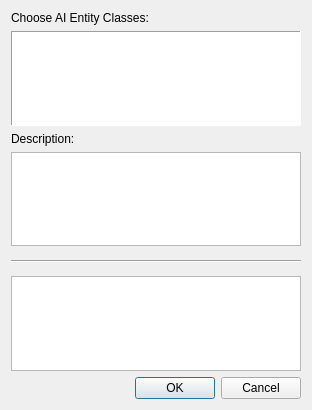
<?xml version="1.0" encoding="UTF-8"?>
<ui version="4.0">
 <class>CAIEntityClassesDialog</class>
 <widget class="QDialog" name="CAIEntityClassesDialog">
  <property name="geometry">
   <rect>
    <x>0</x>
    <y>0</y>
    <width>312</width>
    <height>410</height>
   </rect>
  </property>
  <property name="windowTitle">
   <string>AI Entity Classes</string>
  </property>
  <layout class="QVBoxLayout" name="verticalLayout">
   <item>
    <widget class="QLabel" name="label">
     <property name="text">
      <string>Choose AI Entity Classes:</string>
     </property>
     <property name="alignment">
      <set>Qt::AlignLeading|Qt::AlignLeft|Qt::AlignTop</set>
     </property>
    </widget>
   </item>
   <item>
    <widget class="QListView" name="m_TreeCtrl">
     <property name="frameShape">
      <enum>QFrame::Panel</enum>
     </property>
     <property name="frameShadow">
      <enum>QFrame::Sunken</enum>
     </property>
    </widget>
   </item>
   <item>
    <widget class="QLabel" name="label_2">
     <property name="text">
      <string>Description:</string>
     </property>
     <property name="alignment">
      <set>Qt::AlignLeading|Qt::AlignLeft|Qt::AlignTop</set>
     </property>
    </widget>
   </item>
   <item>
    <widget class="QTextEdit" name="m_description">
     <property name="readOnly">
      <bool>true</bool>
     </property>
    </widget>
   </item>
   <item>
    <widget class="QLabel" name="label_3">
     <property name="frameShape">
      <enum>QFrame::HLine</enum>
     </property>
     <property name="frameShadow">
      <enum>QFrame::Sunken</enum>
     </property>
     <property name="text">
      <string/>
     </property>
     <property name="wordWrap">
      <bool>true</bool>
     </property>
    </widget>
   </item>
   <item>
    <widget class="QTextEdit" name="m_selectionList">
     <property name="alignment">
      <set>Qt::AlignLeading|Qt::AlignLeft|Qt::AlignVCenter</set>
     </property>
     <property name="readOnly">
      <bool>true</bool>
     </property>
    </widget>
   </item>
   <item>
    <widget class="QDialogButtonBox" name="m_buttonBox">
     <property name="standardButtons">
      <set>QDialogButtonBox::Cancel|QDialogButtonBox::Ok</set>
     </property>
    </widget>
   </item>
  </layout>
 </widget>
 <resources/>
 <connections/>
</ui>
